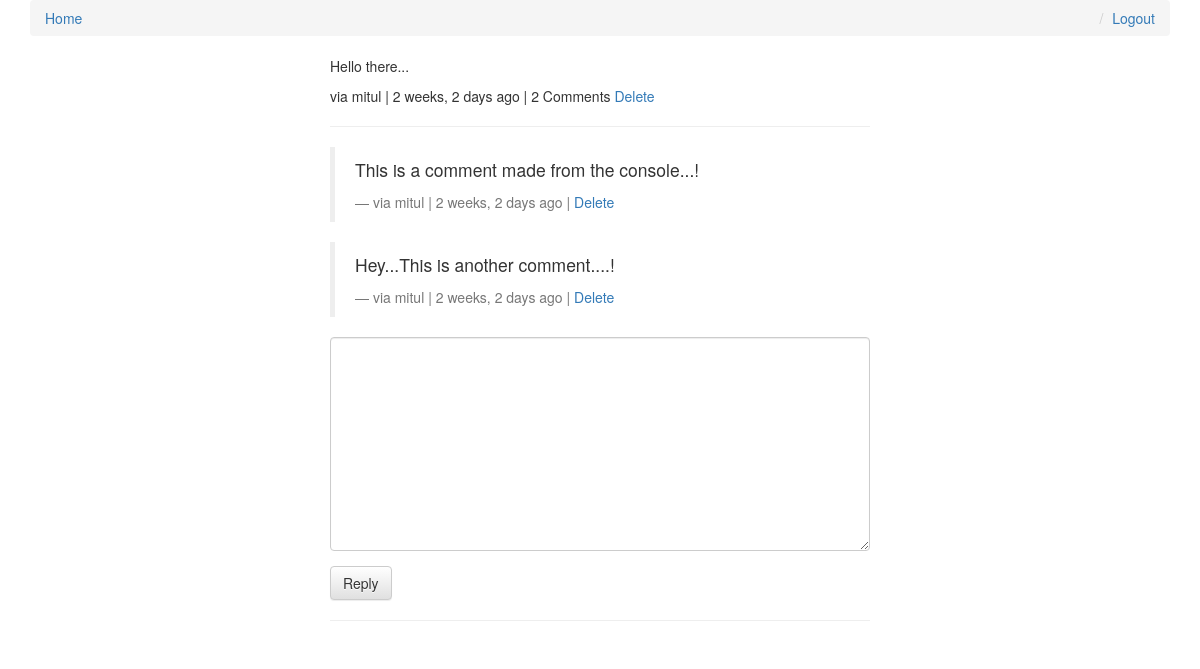
/comments/6/ (signed in), run on the app's committed database.
### comments/models.py (models this page shows, shortened)
class Comment(models.Model):
    user        = models.ForeignKey(settings.AUTH_USER_MODEL, default=1)
    content_type = models.ForeignKey(ContentType, on_delete=models.CASCADE)
    object_id = models.PositiveIntegerField()
    content_object = GenericForeignKey('content_type', 'object_id')
    parent      = models.ForeignKey("self", null=True, blank=True)
    content     = models.TextField()
    timestamp   = models.DateTimeField(auto_now_add=True)
    objects = CommentManager()
    class Meta:
        ordering = ['-timestamp']
    def get_delete_url(self):
        return reverse("comments:delete", kwargs={"id": self.id})
    def children(self): #replies
        return Comment.objects.filter(parent=self)
    @property
    def is_parent(self):
        if self.parent is not None:
            return False
        return True

### comments/views.py (the view, shortened to what this page needs)
# urls.py: url(r'^(?P<id>\d+)/$', comment_thread, name='thread'),
def comment_thread(request, id):
    try:
        obj = Comment.objects.get(id=id)
    except:
        raise Http404
    if not obj.is_parent:
        obj = obj.parent
    content_object = obj.content_object # Post that the comment is on
    content_id = obj.content_object.id
    initial_data = {
            "content_type": obj.content_type,
            "object_id": obj.object_id
    }
    form = CommentForm(request.POST or None, initial=initial_data)
    context = {
        "comment": obj,
        "form": form,
    }
    return render(request, "comment_thread.html", context)

### comments/forms.py
class CommentForm(forms.Form):
    content_type = forms.CharField(widget=forms.HiddenInput)
    object_id = forms.IntegerField(widget=forms.HiddenInput)
    content = forms.CharField(label='', widget=forms.Textarea)

### templates/comment_thread.html (shortened to what this page needs)
{% extends "base.html" %}
{% load urlify %}
{% load crispy_forms_tags %}
{% block content %}
<div class='col-sm-6 col-sm-offset-3'>
          <p>{{ comment.content }}</p>
          <footer>via {{ comment.user }} | {{ comment.timestamp|timesince }} ago | {% if comment.children.count > 0 %}{{ comment.children.count }} Comment{% if comment.children.count > 1 %}s{% endif %} {% endif %} {% if request.user == comment.user %}<a href='{{ comment.get_delete_url }}'>Delete</a> {% endif %}</footer>
          <hr/>
          <div>
              {% for child_comment in comment.children %}
                <blockquote>
                <p>{{ child_comment.content }}</p>
                <footer>via {{ child_comment.user }} | {{ child_comment.timestamp|timesince }} ago | {% if request.user == child_comment.user %}<a href='{{ child_comment.get_delete_url }}'>Delete</a>{% endif %}</footer>
                </blockquote>
             {% endfor %}
             {% if request.user.is_authenticated %}
            <form method="POST" action="."> {% csrf_token %}
                {{ form|crispy }}
                <input type='submit' value='Reply' class='btn btn-default'>
            </form>
            {% else %}
            <p>You must login to comment </p>
            {% endif %}
        </div>
        <hr/>
</div>
{% endblock content %}

### data on the page
Comment: content "Hello there...", user "mitul", timestamp "2 weeks, 2 days", children.count "2"
Comment: content "This is a comment made from the console...!", user "mitul", timestamp "2 weeks, 2 days"
Comment: content "Hey...This is another comment....!", user "mitul", timestamp "2 weeks, 2 days"
